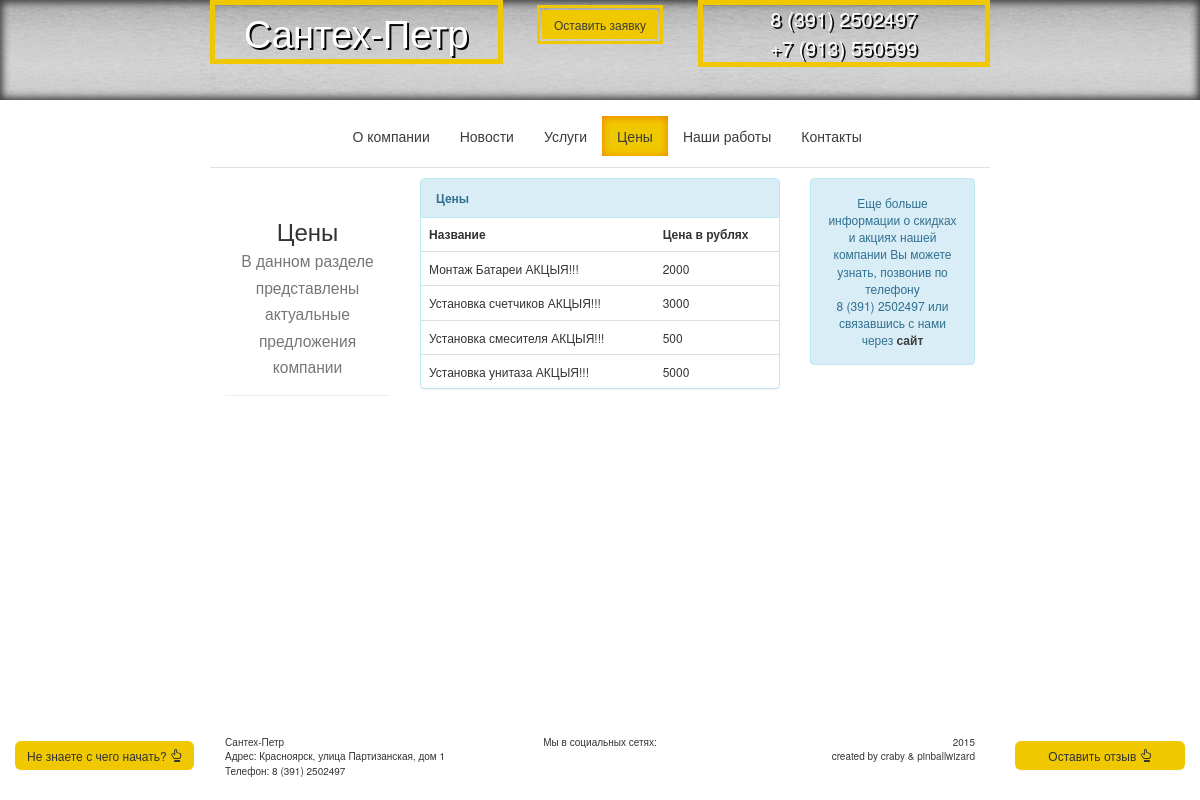
The page /pricing/ on the database its author committed.
### base/models.py (models this page shows, shortened)
class Office(models.Model):
    MAP_CHOICES = (
        ('yandex#map', 'Схема'),
        ('yandex#satellite', 'Спутник'),
        ('yandex#hybrid', 'Гибрид'),
        ('yandex#publicMap', 'Народная'),
        ('yandex#publicMapHybrid', 'Народная+Гибрид'),
    )
    name = models.CharField("Название компании", max_length=100)
    address = models.CharField("Контактный адресс", max_length=100)
    email = models.EmailField("Контактная почта", max_length=50, blank=True)
    phone1 = models.CharField("Телефон Офис", max_length=15, blank=True)
    phone2 = models.CharField("Телефон Тех.поддержки", max_length=15, blank=True)
    latitude = models.CharField("Широта", max_length=10)
    longitude = models.CharField("Долгота", max_length=10)
    maptype = models.CharField("Тип карты", max_length=30, choices=MAP_CHOICES, default='yandex#map')

class Price(models.Model):
    name = models.CharField("Название", max_length=30)
    price = models.IntegerField("Цена")
    sale = models.BooleanField("Акция", help_text="Указать отображение на главной странице")

### base/views.py (the view)
# urls.py: url(r'^pricing/', views.pricing, name='pricing'),
def pricing(request):
    data = {
        'prices': Price.objects.all(),
        'widgets': SocialWidget.objects.all(),
        'office': Office.objects.get(pk=1),
        'reviewForm': ReviewForm(),
        'ptext': popover_text,
    }
    return render(request, 'base/pricing.html', data)

### base/templates/base/pricing.html (shortened to what this page needs)
{% extends "base/template.html" %}
{% load staticfiles %}
{% block body %}
    <div class="row">
        <div class="col-md-3">
            <div class="page-header text-center">
                <h3>Цены<br>
                    <small>В данном разделе представлены актуальные предложения компании</small>
                </h3>
            </div>
        </div>
        <div class="col-md-6">
            <div class="panel panel-info">
                <div class="panel-heading"><b>Цены</b></div>
                <table class="table">
                    <tr>
                        <th>Название</th>
                        <th>Цена в рублях</th>
                    </tr>
                    {% for item in prices %}
                        <tr>
                            <td>
                                {{ item.name }}
                                {% if item.sale == True %}
                                    АКЦЫЯ!!!
                                {% endif %}
                            </td>
                            <td>{{ item.price }}</td>
                        </tr>
                    {% endfor %}
                </table>
            </div>
        </div>
        <div class="col-md-3">
            <div class="alert alert-info text-center">
                Еще больше информации о скидках и
                акциях нашей компании Вы можете узнать, позвонив по телефону<br>
                {{ office.phone1 }}
                или связавшись с нами через <b><a href="{% url 'contacts' %}">сайт</a></b>
            </div>
        </div>
    </div>
{% endblock body %}

### base/templates/base/template.html (shortened to what this page needs)
<!DOCTYPE html>
<html>
<head lang="en">
    {% load staticfiles %}
    <link href="{% static 'base/bootstrap/css/bootstrap.css' %}" rel="stylesheet">
    <link href="{% static 'base/style/mystyle.css' %}" rel="stylesheet">
</head>
<body>
    {% block header %}
        <header class="sm-header">
            <div class="overlay"></div>
            <div class="container">
                <div class="row text-center">
                    <div class="col-md-3 col-md-offset-2 big-square firm-name">
                        {{ office.name }}
                    </div>
                    <div class="col-md-2">
                        <div class="border">
                            <a href="{% url 'contacts' %}">
                                <button class="btn yellow-btn" type="button">Оставить заявку</button>
                            </a>
                        </div>
                    </div>
                    <div class="col-md-3 big-square phone">
                        {{ office.phone1 }} <br>
                        {{ office.phone2 }}
                    </div>
                </div>
            </div>
        </header>
    {% endblock header %}
    <nav class="navbar">
        <div class="container">
            <div class="row">
                <div class="col-md-6 col-md-offset-3">
                    <div class="collapse navbar-collapse" id="myNavbar">
                        <ul class="nav nav-pills nav-justified">
                            <li><a href="{% url 'home' %}"><nobr>О компании</nobr></a></li>
                            <li><a href="{% url 'blog' %}">Новости</a></li>
                            <li><a href="{% url 'services' %}">Услуги</a></li>
                            <li><a href="{% url 'pricing' %}">Цены</a></li>
                            <li><a href="{% url 'reviews' %}"><nobr>Наши работы</nobr></a></li>
                            <li><a href="{% url 'contacts' %}">Контакты</a></li>
                        </ul>
                    </div>
                </div>
            </div>
        </div>
    </nav>
    <div class="container">
        <div class="row">
            <div class="col-md-8 col-md-offset-2 content">
                {% block body %}
                {% endblock body %}
            </div>
        </div>
        <div class="col-md-2 navbar-fixed-bottom">
            <div class="text-center">
                <button type="button" class="yellow-btn btn call-popover float-btn" data-content="{{ ptext }}" data-toggle="popover">
                    Не знаете с чего начать?
                    <span class="glyphicon glyphicon-hand-up" aria-hidden="true"></span>
                </button>
            </div>
        </div>
        <div class="col-md-2 col-md-offset-10 navbar-fixed-bottom">
            <div class="text-center">
                <button type="button" class="yellow-btn btn float-btn" data-toggle="modal" data-target="#reviewModal">
                    Оставить отзыв
                    <span class="glyphicon glyphicon-hand-up" aria-hidden="true"></span>
                </button>
            </div>
        </div>
    </div>
    <footer class="footer">
        <div class="container">
            <div class="row">
                <div class="col-md-3 hidden-xs hidden-sm col-md-offset-2">
                    {{ office.name }}<br>
                    Адрес: {{ office.address }}<br>
                    Телефон: {{ office.phone1 }}
                </div>
                <div class="col-md-2 col-xs-6 text-center">
                    Мы в социальных сетях:<br>
                </div>
                <div class="col-md-3 col-xs-6 hidden-xs hidden-sm text-right">
                    <span>2015<br> created by
                        <a href="https://github.com/craby-c">craby</a> &
                        <a href="https://github.com/pinballwizard">pinballwizard</a>
                    </span>
                </div>
            </div>
        </div>
    </footer>
</body>
</html>

### base/static/base/style/mystyle.css (style rules this page uses)
html { min-height: 100%; position: relative; }
body { height: 100%; width: 100%; margin-bottom: 100px; font-size: 12px; }
header { position: relative; width: 100%; color: #ffffff; text-shadow: #080808 2px 2px; }
.overlay { width: 100%; height: 100%; position: absolute; background:url('../images/bg-head.jpg') repeat 100% 50%; background-attachment: fixed; box-shadow: inset 0 1px 10px #3c3c3c, inset 0 -1px 10px #3c3c3c; }
.sm-header { height:100px; }
nav { margin: 15px 0; font-size: 14px; }
.navbar { min-height: 0; margin-bottom: 10px; }
a, a:hover, a:active { color: #3c3c3c; text-decoration: none; }
.nav-pills>li>a { border-radius: 0; }
.nav-pills>li.active>a, .nav-pills>li.active>a:hover { color: #3c3c3c; background: rgb(240,200,0); border-radius: 0; box-shadow:inset 0 1px 8px rgb(240,120,0); }
.footer { position: absolute; bottom: 0; width: 100%; height: 65px; font-size: 10px; }
.footer>.container, .footer>.container>.row, .footer>.container>.row>div { height: 100%; }
.big-square { border: 5px solid rgb(240,200,0); border-radius: 0; }
.yellow-btn { background: rgb(240,200,0); border-radius: 0; min-width: 100%; font-size: 12px; outline: 0; border: none; white-space: nowrap; }
.border { display: inline-block; border: 3px solid rgb(240,200,0); padding: 2px; margin: 5px; width: auto; }
.content { border-top: 1px solid #e0e0e0; padding-top: 10px; }
.phone { font-size: 20px; }
.firm-name { font-size: 38px; }
.float-btn { margin-bottom: 30px; border-radius: 6px; outline: none; }

### rows shown on the page
Office: name "Сантех-Петр", phone1 "8 (391) 2502497", phone2 "+7 (913) 550599", address "Красноярск, улица Партизанская, дом 1"
Price: name "Монтаж Батареи", sale "АКЦЫЯ!!!", price "2000"
Price: name "Установка счетчиков", sale "АКЦЫЯ!!!", price "3000"
Price: name "Установка смесителя", sale "АКЦЫЯ!!!", price "500"
Price: name "Установка унитаза", sale "АКЦЫЯ!!!", price "5000"
